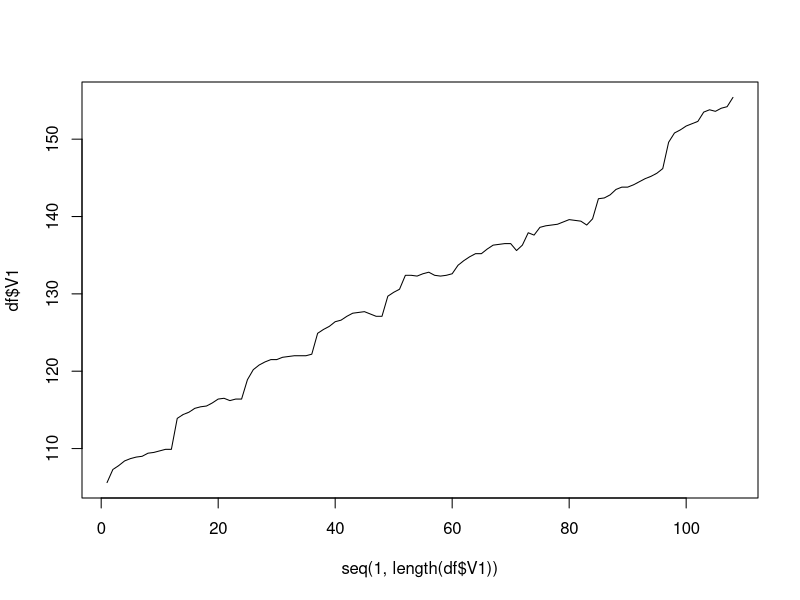
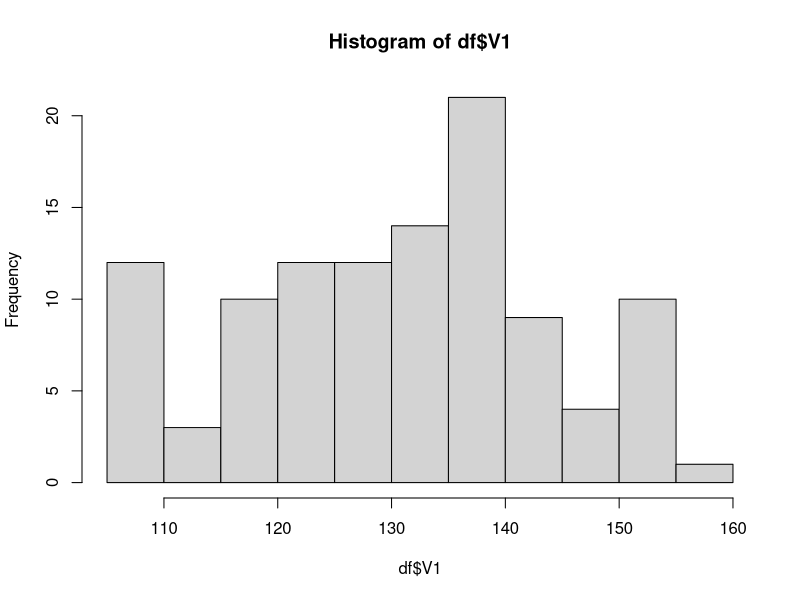
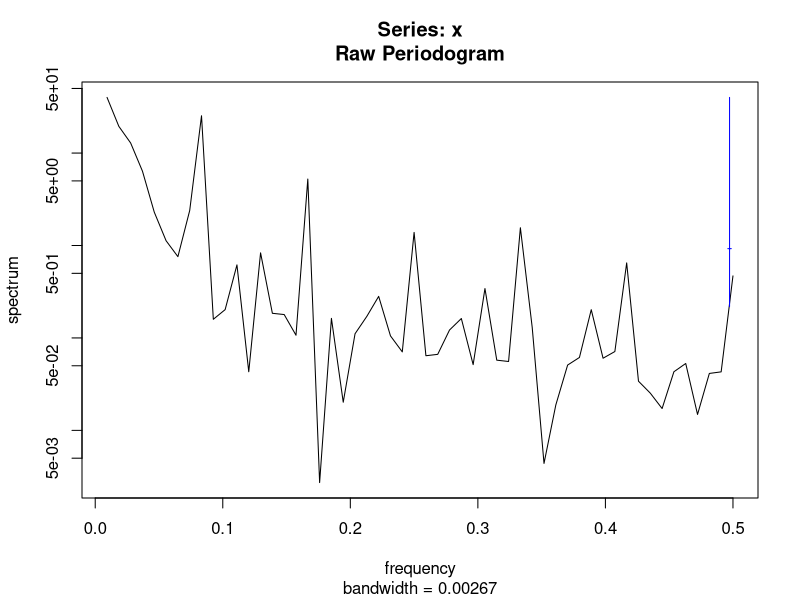
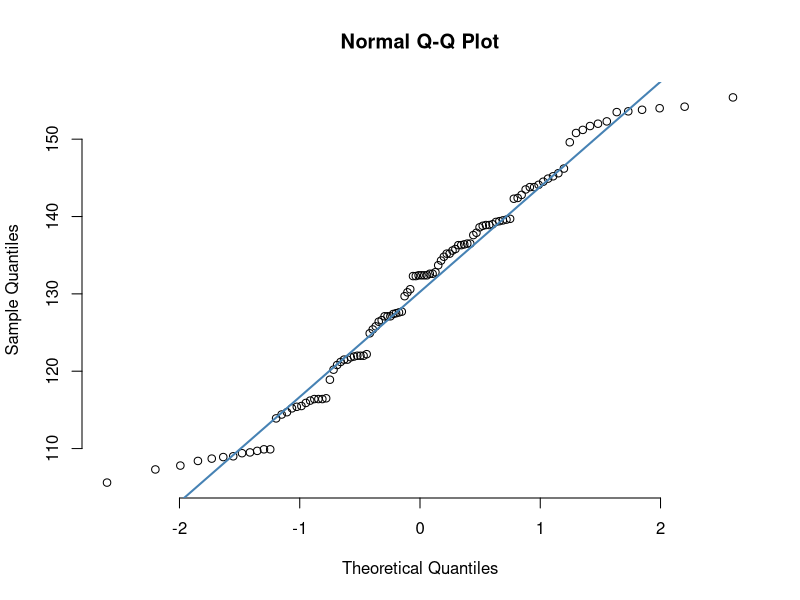

Recreate these plots in R, in order.
## ---- chunk 1
df <- read.table(file = "Transport.txt")

plot(y =  df$V1,  x = seq(1, length(df$V1)), type = "l")
index <- seq(1:length(df$V1))


df <- cbind(df, index)
## ---- chunk 2
hist(df$V1)
spectrum(df$V1)
qqnorm(df$V1, pch = 1, frame = FALSE)
qqline(df$V1, col = "steelblue", lwd = 2)
